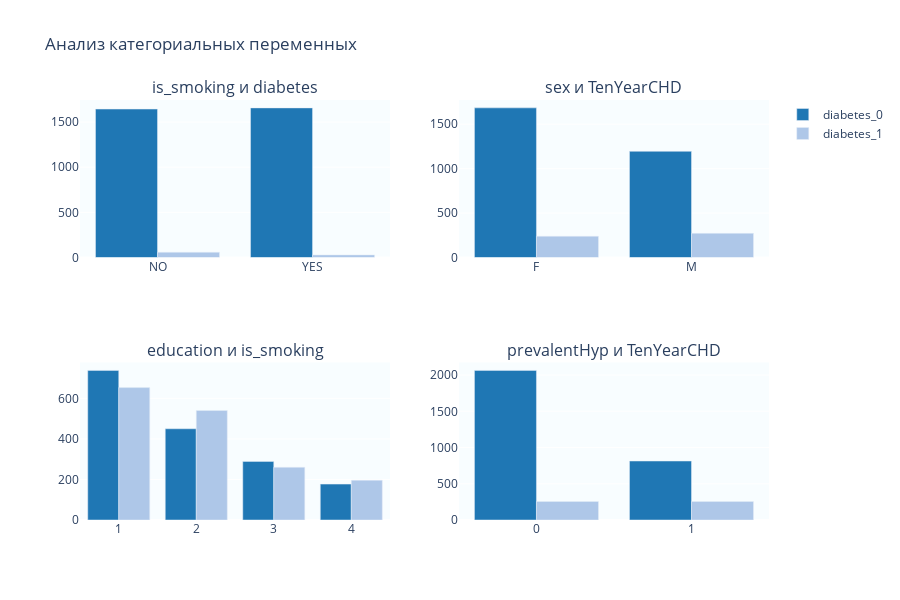

The code cell stored with this chart in its notebook:
### Code cell
from plotly.subplots import make_subplots
import plotly.graph_objects as go

MY_COLORS = ['#1f77b4', '#aec7e8']

fig = make_subplots(
    rows=2, cols=2,
    subplot_titles=['is_smoking и diabetes', 'sex и TenYearCHD', 
                   'education и is_smoking', 'prevalentHyp и TenYearCHD']
)

cross1 = pd.crosstab(df['is_smoking'], df['diabetes'])
for i, col in enumerate(cross1.columns):
    fig.add_trace(
        go.Bar(x=cross1.index, y=cross1[col], name=f'diabetes_{col}',
               marker_color=MY_COLORS[i % len(MY_COLORS)]),
        row=1, col=1
    )

cross2 = pd.crosstab(df['sex'], df['TenYearCHD'])
for i, col in enumerate(cross2.columns):
    fig.add_trace(
        go.Bar(x=cross2.index, y=cross2[col], name=f'CHD_{col}', showlegend=False,
               marker_color=MY_COLORS[i % len(MY_COLORS)]),
        row=1, col=2
    )

cross3 = pd.crosstab(df['education'], df['is_smoking'])
for i, col in enumerate(cross3.columns):
    fig.add_trace(
        go.Bar(x=cross3.index, y=cross3[col], name=f'smoking_{col}', showlegend=False,
               marker_color=MY_COLORS[i % len(MY_COLORS)]),
        row=2, col=1
    )

cross4 = pd.crosstab(df['prevalentHyp'], df['TenYearCHD'])
for i, col in enumerate(cross4.columns):
    fig.add_trace(
        go.Bar(x=cross4.index, y=cross4[col], name=f'CHD_{col}', showlegend=False,
               marker_color=MY_COLORS[i % len(MY_COLORS)]),
        row=2, col=2
    )

fig.update_layout(
    plot_bgcolor='#f8fdff',
    font=dict(size=12),
    height=600,
    title_text="Анализ категориальных переменных",
    showlegend=True
)

fig.show()

### Figure 1 — Plotly figure (JSON) as saved in the notebook; plotly's stock layout.template omitted (floating-point values rounded to 4 significant figures)
{"data": [{"marker": {"color": "#1f77b4"}, "name": "diabetes_0", "type": "bar", "x": ["NO", "YES"], "xaxis": "x", "y": [1645, 1658], "yaxis": "y"}, {"marker": {"color": "#aec7e8"}, "name": "diabetes_1", "type": "bar", "x": ["NO", "YES"], "xaxis": "x", "y": [58, 29], "yaxis": "y"}, {"marker": {"color": "#1f77b4"}, "name": "CHD_0", "showlegend": false, "type": "bar", "x": ["F", "M"], "xaxis": "x2", "y": [1684, 1195], "yaxis": "y2"}, {"marker": {"color": "#aec7e8"}, "name": "CHD_1", "showlegend": false, "type": "bar", "x": ["F", "M"], "xaxis": "x2", "y": [239, 272], "yaxis": "y2"}, {"marker": {"color": "#1f77b4"}, "name": "smoking_NO", "showlegend": false, "type": "bar", "x": [1, 2, 3, 4], "xaxis": "x3", "y": [738, 450, 289, 177], "yaxis": "y3"}, {"marker": {"color": "#aec7e8"}, "name": "smoking_YES", "showlegend": false, "type": "bar", "x": [1, 2, 3, 4], "xaxis": "x3", "y": [653, 540, 260, 196], "yaxis": "y3"}, {"marker": {"color": "#1f77b4"}, "name": "CHD_0", "showlegend": false, "type": "bar", "x": [0, 1], "xaxis": "x4", "y": [2065, 814], "yaxis": "y4"}, {"marker": {"color": "#aec7e8"}, "name": "CHD_1", "showlegend": false, "type": "bar", "x": [0, 1], "xaxis": "x4", "y": [256, 255], "yaxis": "y4"}], "layout": {"annotations": [{"font": {"size": 16}, "showarrow": false, "text": "is_smoking и diabetes", "x": 0.225, "xanchor": "center", "xref": "paper", "y": 1, "yanchor": "bottom", "yref": "paper"}, {"font": {"size": 16}, "showarrow": false, "text": "sex и TenYearCHD", "x": 0.775, "xanchor": "center", "xref": "paper", "y": 1, "yanchor": "bottom", "yref": "paper"}, {"font": {"size": 16}, "showarrow": false, "text": "education и is_smoking", "x": 0.225, "xanchor": "center", "xref": "paper", "y": 0.375, "yanchor": "bottom", "yref": "paper"}, {"font": {"size": 16}, "showarrow": false, "text": "prevalentHyp и TenYearCHD", "x": 0.775, "xanchor": "center", "xref": "paper", "y": 0.375, "yanchor": "bottom", "yref": "paper"}], "font": {"size": 12}, "height": 600, "plot_bgcolor": "#f8fdff", "showlegend": true, "title": {"text": "Анализ категориальных переменных"}, "xaxis": {"anchor": "y", "domain": [0, 0.45]}, "xaxis2": {"anchor": "y2", "domain": [0.55, 1]}, "xaxis3": {"anchor": "y3", "domain": [0, 0.45]}, "xaxis4": {"anchor": "y4", "domain": [0.55, 1]}, "yaxis": {"anchor": "x", "domain": [0.625, 1]}, "yaxis2": {"anchor": "x2", "domain": [0.625, 1]}, "yaxis3": {"anchor": "x3", "domain": [0, 0.375]}, "yaxis4": {"anchor": "x4", "domain": [0, 0.375]}}}
